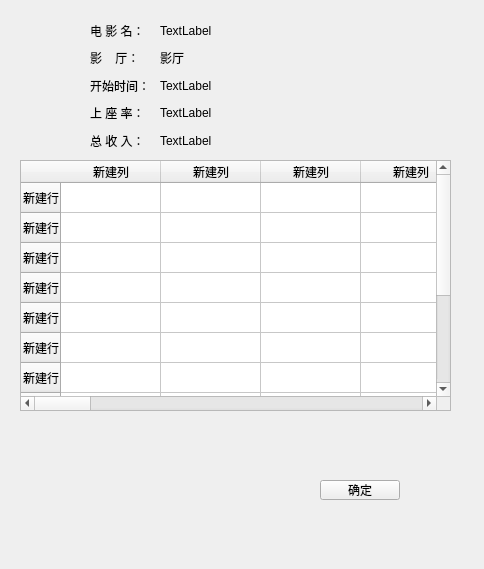
<?xml version="1.0" encoding="UTF-8"?>
<ui version="4.0">
 <class>MovieSeatMap</class>
 <widget class="QWidget" name="MovieSeatMap">
  <property name="geometry">
   <rect>
    <x>0</x>
    <y>0</y>
    <width>484</width>
    <height>569</height>
   </rect>
  </property>
  <property name="windowTitle">
   <string>Form</string>
  </property>
  <widget class="QTableWidget" name="tableWidget">
   <property name="geometry">
    <rect>
     <x>20</x>
     <y>160</y>
     <width>431</width>
     <height>251</height>
    </rect>
   </property>
   <row>
    <property name="text">
     <string>新建行</string>
    </property>
   </row>
   <row>
    <property name="text">
     <string>新建行</string>
    </property>
   </row>
   <row>
    <property name="text">
     <string>新建行</string>
    </property>
   </row>
   <row>
    <property name="text">
     <string>新建行</string>
    </property>
   </row>
   <row>
    <property name="text">
     <string>新建行</string>
    </property>
   </row>
   <row>
    <property name="text">
     <string>新建行</string>
    </property>
   </row>
   <row>
    <property name="text">
     <string>新建行</string>
    </property>
   </row>
   <row>
    <property name="text">
     <string>新建行</string>
    </property>
   </row>
   <row>
    <property name="text">
     <string>新建行</string>
    </property>
   </row>
   <row>
    <property name="text">
     <string>新建行</string>
    </property>
   </row>
   <row>
    <property name="text">
     <string>新建行</string>
    </property>
   </row>
   <row>
    <property name="text">
     <string>新建行</string>
    </property>
   </row>
   <column>
    <property name="text">
     <string>新建列</string>
    </property>
   </column>
   <column>
    <property name="text">
     <string>新建列</string>
    </property>
   </column>
   <column>
    <property name="text">
     <string>新建列</string>
    </property>
   </column>
   <column>
    <property name="text">
     <string>新建列</string>
    </property>
   </column>
   <column>
    <property name="text">
     <string>新建列</string>
    </property>
   </column>
   <column>
    <property name="text">
     <string>新建列</string>
    </property>
   </column>
   <column>
    <property name="text">
     <string>新建列</string>
    </property>
   </column>
   <column>
    <property name="text">
     <string>新建列</string>
    </property>
   </column>
   <column>
    <property name="text">
     <string>新建列</string>
    </property>
   </column>
   <column>
    <property name="text">
     <string>新建列</string>
    </property>
   </column>
   <column>
    <property name="text">
     <string>新建列</string>
    </property>
   </column>
   <column>
    <property name="text">
     <string>新建列</string>
    </property>
   </column>
   <column>
    <property name="text">
     <string>新建列</string>
    </property>
   </column>
   <column>
    <property name="text">
     <string>新建列</string>
    </property>
   </column>
   <column>
    <property name="text">
     <string>新建列</string>
    </property>
   </column>
   <column>
    <property name="text">
     <string>新建列</string>
    </property>
   </column>
   <column>
    <property name="text">
     <string>新建列</string>
    </property>
   </column>
   <column>
    <property name="text">
     <string>新建列</string>
    </property>
   </column>
   <column>
    <property name="text">
     <string>新建列</string>
    </property>
   </column>
   <column>
    <property name="text">
     <string>新建列</string>
    </property>
   </column>
   <column>
    <property name="text">
     <string>新建列</string>
    </property>
   </column>
  </widget>
  <widget class="QPushButton" name="pushButton">
   <property name="geometry">
    <rect>
     <x>320</x>
     <y>480</y>
     <width>80</width>
     <height>20</height>
    </rect>
   </property>
   <property name="text">
    <string>确定</string>
   </property>
  </widget>
  <widget class="QWidget" name="">
   <property name="geometry">
    <rect>
     <x>90</x>
     <y>20</y>
     <width>71</width>
     <height>131</height>
    </rect>
   </property>
   <layout class="QVBoxLayout" name="verticalLayout">
    <item>
     <widget class="QLabel" name="label">
      <property name="text">
       <string>电 影 名：</string>
      </property>
     </widget>
    </item>
    <item>
     <widget class="QLabel" name="label_2">
      <property name="text">
       <string>影    厅：</string>
      </property>
     </widget>
    </item>
    <item>
     <widget class="QLabel" name="label_6">
      <property name="text">
       <string>开始时间：</string>
      </property>
     </widget>
    </item>
    <item>
     <widget class="QLabel" name="label_3">
      <property name="text">
       <string>上 座 率：</string>
      </property>
     </widget>
    </item>
    <item>
     <widget class="QLabel" name="label_5">
      <property name="text">
       <string>总 收 入：</string>
      </property>
     </widget>
    </item>
   </layout>
  </widget>
  <widget class="QWidget" name="">
   <property name="geometry">
    <rect>
     <x>160</x>
     <y>20</y>
     <width>201</width>
     <height>131</height>
    </rect>
   </property>
   <layout class="QVBoxLayout" name="verticalLayout_2">
    <item>
     <widget class="QLabel" name="label_movieName">
      <property name="text">
       <string>TextLabel</string>
      </property>
     </widget>
    </item>
    <item>
     <widget class="QLabel" name="label_hall">
      <property name="text">
       <string>影厅</string>
      </property>
     </widget>
    </item>
    <item>
     <widget class="QLabel" name="label_startTime">
      <property name="text">
       <string>TextLabel</string>
      </property>
     </widget>
    </item>
    <item>
     <widget class="QLabel" name="label_percent">
      <property name="text">
       <string>TextLabel</string>
      </property>
     </widget>
    </item>
    <item>
     <widget class="QLabel" name="label_totalIncome">
      <property name="text">
       <string>TextLabel</string>
      </property>
     </widget>
    </item>
   </layout>
  </widget>
 </widget>
 <resources/>
 <connections>
  <connection>
   <sender>pushButton</sender>
   <signal>clicked()</signal>
   <receiver>MovieSeatMap</receiver>
   <slot>close()</slot>
   <hints>
    <hint type="sourcelabel">
     <x>359</x>
     <y>489</y>
    </hint>
    <hint type="destinationlabel">
     <x>241</x>
     <y>284</y>
    </hint>
   </hints>
  </connection>
 </connections>
</ui>
